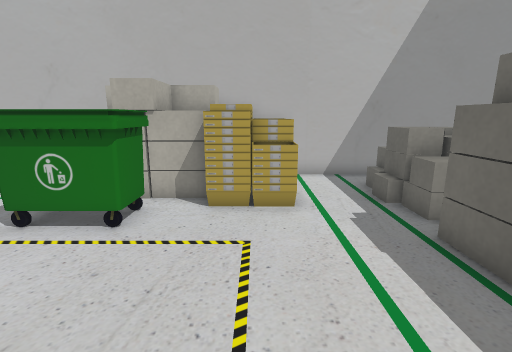
View 1 (above)

17 first-person views from a walk through a Gazebo world. The camera is 1.2 m above the floor, tilts 12° down and sees 85° across. The floor is counted in squares, 0.5 m on a side. Each view is taken from the middle of a square. On the plan, view 1 faces up. The plan holds only what a view shows up to about 18 squares ahead; the rest is blank. The place goes on beyond the plan. The robots in the file are not drawn. Some surface patterns are stand-ins.

View 2
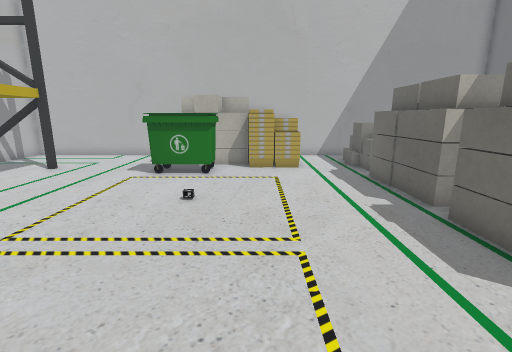

View 3
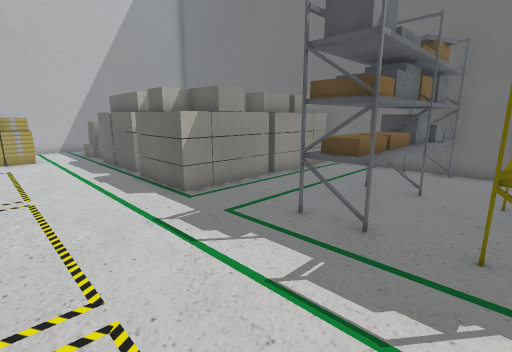

View 4
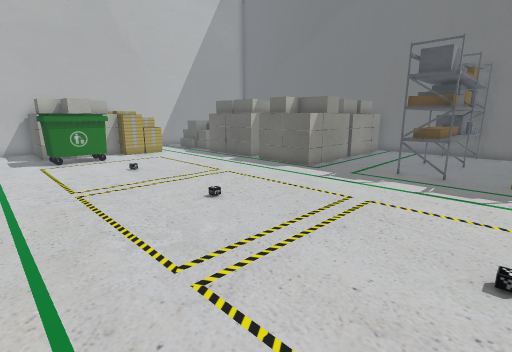

View 5
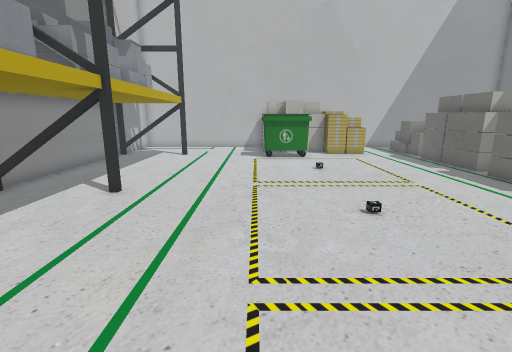

View 6
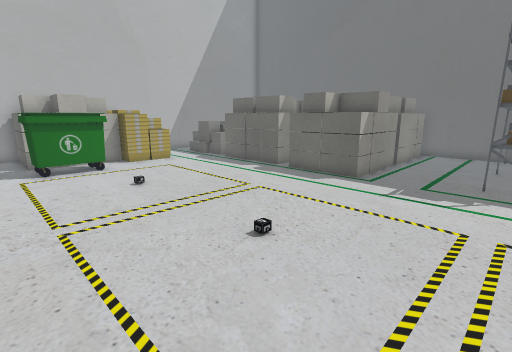

View 7
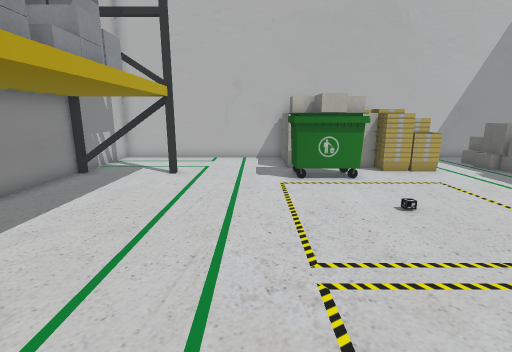

View 8
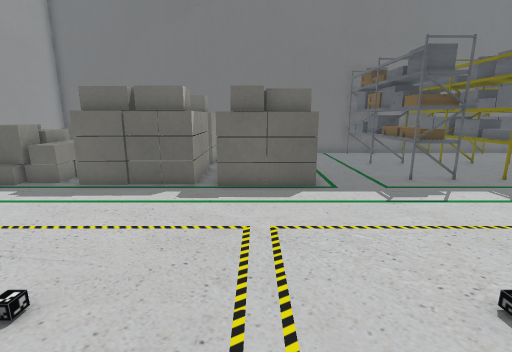

View 9
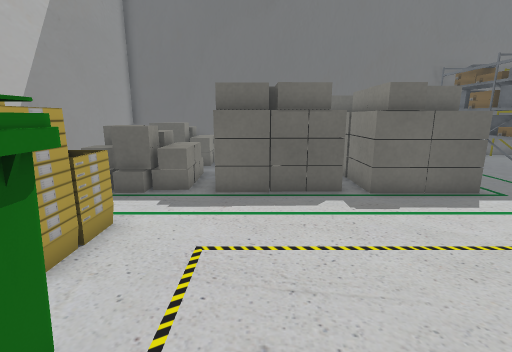

View 10
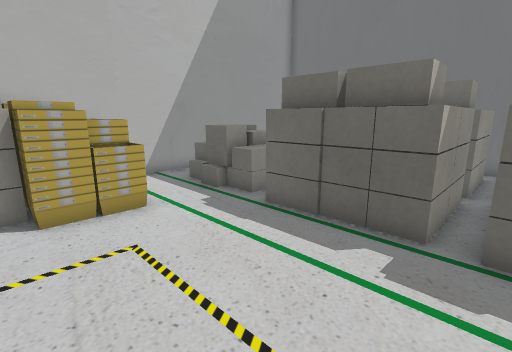

View 11
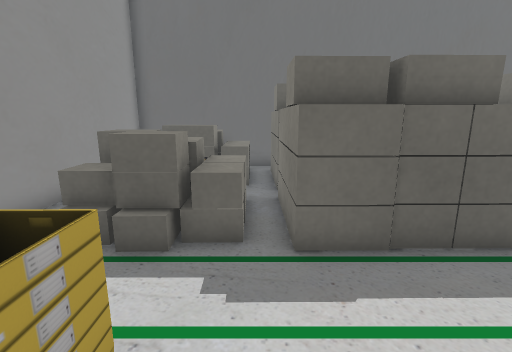

View 12
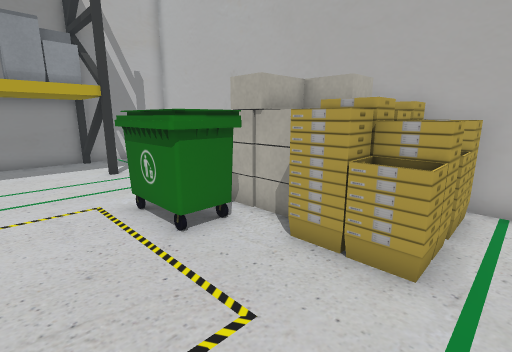

View 13
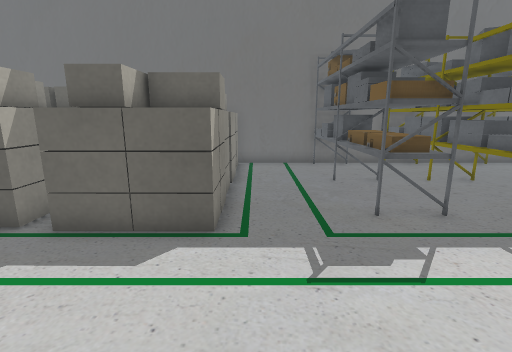

View 14
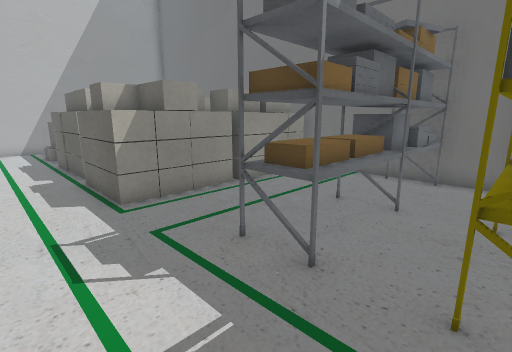

View 15
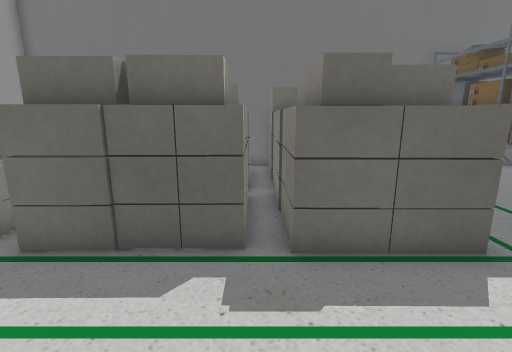

View 16
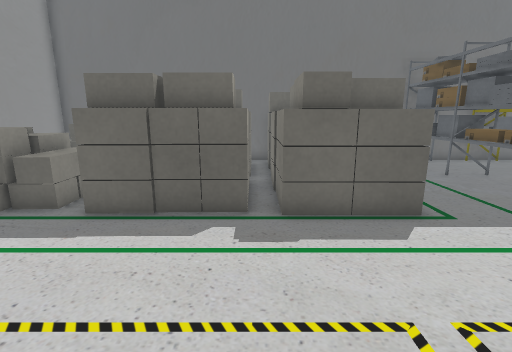

View 17
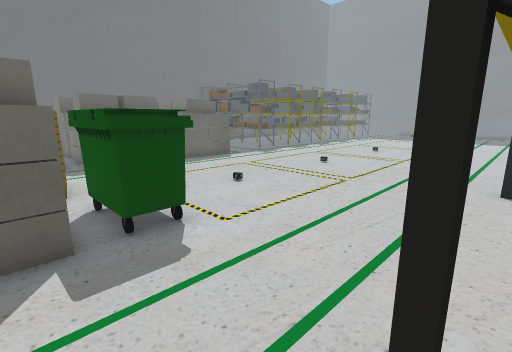

### Floor plan
Key: @ floor where view 1 was taken; # wall or solid block; . floor; = window, fence, low wall or low ledge; H house; B bucket; I bin; P patterned box; T thing the floor can be seen under or through; S shelf.
Columns run from 15 left of view 1 to 13 right of it. Each row starts with its distance up from view 1.
 12 #############################
 11 #.........H    BB.....      #
 10 #.........HHHHBBB..HHH   H  #
  9 #.........HHH BBB..HHH  HH  #
  8 #.........HHHHBBB..HHHH H   #
  7 #TTTT....IIII.BBB..HHHH HHH #
  6     T....IIII......HHHH.HH =#
  5     T..............HHHHHHHH.#
  4     T..............HHH  H
  3     T..............HHHH H
  2     T.......P......HH   HH  #
  1     #..............HHHHHHHH #
  0     #..........@...HHHHHHHHH#
 -1     #..............HHHHH H  #
 -2     #..............HHH HHHH #
 -3     #..............HHHHHHHHH#
 -4     #.......P...............#
 -5     #.......................#
 -6     #.......................#
 -7      ...............SSSSSSSS#
 -8      ...............SSSSSSSS#
 -9      ...............SSSSSSSS#
-10      ..  ...................#
-11        . ...P.......SSSSSSSS#

Where each view was taken, in squares from view 1:
view 1: 0 up, 0 right, facing up
view 2: 6 down, 1 left, facing up
view 3: 11 down, 1 left, facing up-right
view 4: 11 down, 8 left, facing up-right
view 5: 11 down, 6 left, facing up
view 6: 8 down, 7 left, facing up-right
view 7: 5 down, 7 left, facing up
view 8: 1 down, 6 left, facing right
view 9: 4 up, 5 left, facing right
view 10: 0 up, 2 left, facing up-right
view 11: 6 up, 1 left, facing right
view 12: 3 up, 2 right, facing up-left
view 13: 4 down, 2 left, facing right
view 14: 11 down, 1 right, facing up-right
view 15: 1 up, 1 left, facing right
view 16: 1 up, 3 left, facing right
view 17: 9 up, 11 left, facing down-right
